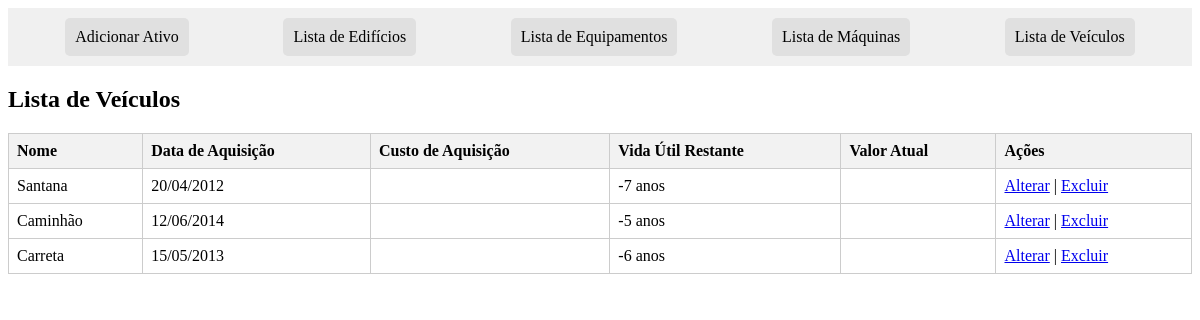
The app's page /veiculos/, older data.
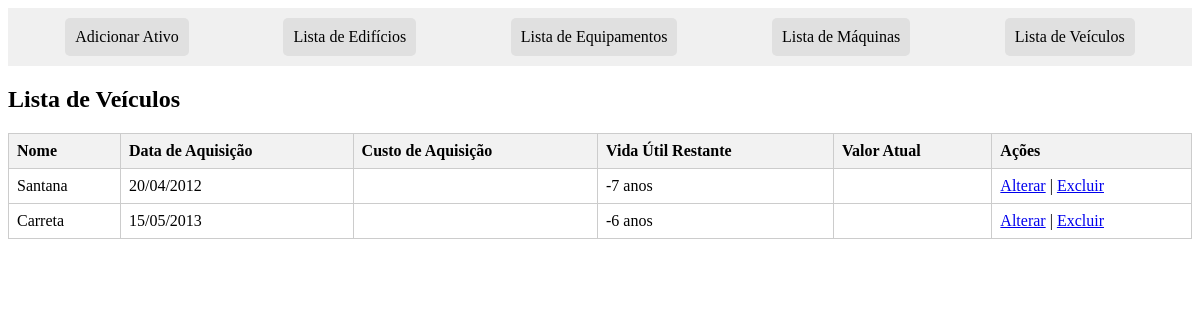
The same page, newer data.
### meu_app/models.py (models this page shows, shortened)
class Ativo(models.Model):
    codigo = models.IntegerField(default=0)
    nome = models.CharField(max_length=100)
    tipo = models.CharField(max_length=100)
    loc = models.CharField(max_length=100, default="Não especificado")
    custo_aquisicao = models.FloatField()
    depreciacao_anual = models.FloatField()  # Será definido nas subclasses
    expectativa_vida_util = models.IntegerField()  # Será definido nas subclasses
    data_aquisicao = models.DateField()
    class Meta:
        abstract = True
    def calcular_valor_atual(self):
        anos_uso = datetime.now().year - self.data_aquisicao.year
        valor_atual = self.custo_aquisicao * ((1 - self.depreciacao_anual / 100) ** anos_uso)
        return format_currency(valor_atual, 'BRL', locale='pt_BR', currency_digits=True, format_type='standard')
    def calcular_vida_util_restante(self):
        ano_atual = datetime.now().year
        anos_uso = ano_atual - self.data_aquisicao.year
        vida_util_restante = self.expectativa_vida_util - anos_uso
        return vida_util_restante
    def custo_aquisicao_formatado(self):
        return format_currency(self.custo_aquisicao, 'BRL', locale='pt_BR', currency_digits=True, format_type='standard')

class Veiculo(Ativo):
    depreciacao_anual = models.FloatField(default=20.0)
    expectativa_vida_util = models.IntegerField(default=5)

### meu_app/views.py (the view)
# urls.py: path('veiculos/', VeiculoListView.as_view(), name='veiculo-list'),
class VeiculoListView(ListView):
    model = Veiculo
    template_name = 'VeiculoListView.html'
    context_object_name = 'Veiculo_list'

### meu_app/templates/VeiculoListView.html (shortened to what this page needs)
{% extends 'Template_base.html' %}
{% block content %}
<h2>Lista de Veículos</h2>
{% if not Veiculo_list %}
    <p>Nenhum veículo encontrado.</p>
{% else %}
    <table>
        <thead>
            <tr>
                <th>Nome</th>
                <th>Data de Aquisição</th>
                <th>Custo de Aquisição</th>
                <th>Vida Útil Restante</th>
                <th>Valor Atual</th>
                <th>Ações</th>
            </tr>
        </thead>
        <tbody>
            {% for veiculo in Veiculo_list %}
            <tr>
                <td>{{ veiculo.nome }}</td>
                <td>{{ veiculo.data_aquisicao|date:"d/m/Y" }}</td>
                <td>{{ veiculo.custo_aquisicao_formatado }}</td>
                <td>{{ veiculo.calcular_vida_util_restante }} anos</td>
                <td>{{ veiculo.calcular_valor_atual }}</td>
                <td>
                    <a href="{% url 'veiculo-update' veiculo.pk %}">Alterar</a> |
                    <a href="{% url 'veiculo-delete' veiculo.pk %}" onclick="return confirm('Tem certeza que deseja excluir este veículo?');">Excluir</a>
				</td>
            </tr>
            {% endfor %}
        </tbody>
    </table>
{% endif %}
{% endblock %}

Row changes from the older to the newer data that the page shows:
removed Veiculo: nome "Caminhão", data_aquisicao "12/06/2014", calcular_vida_util_restante "-5"
